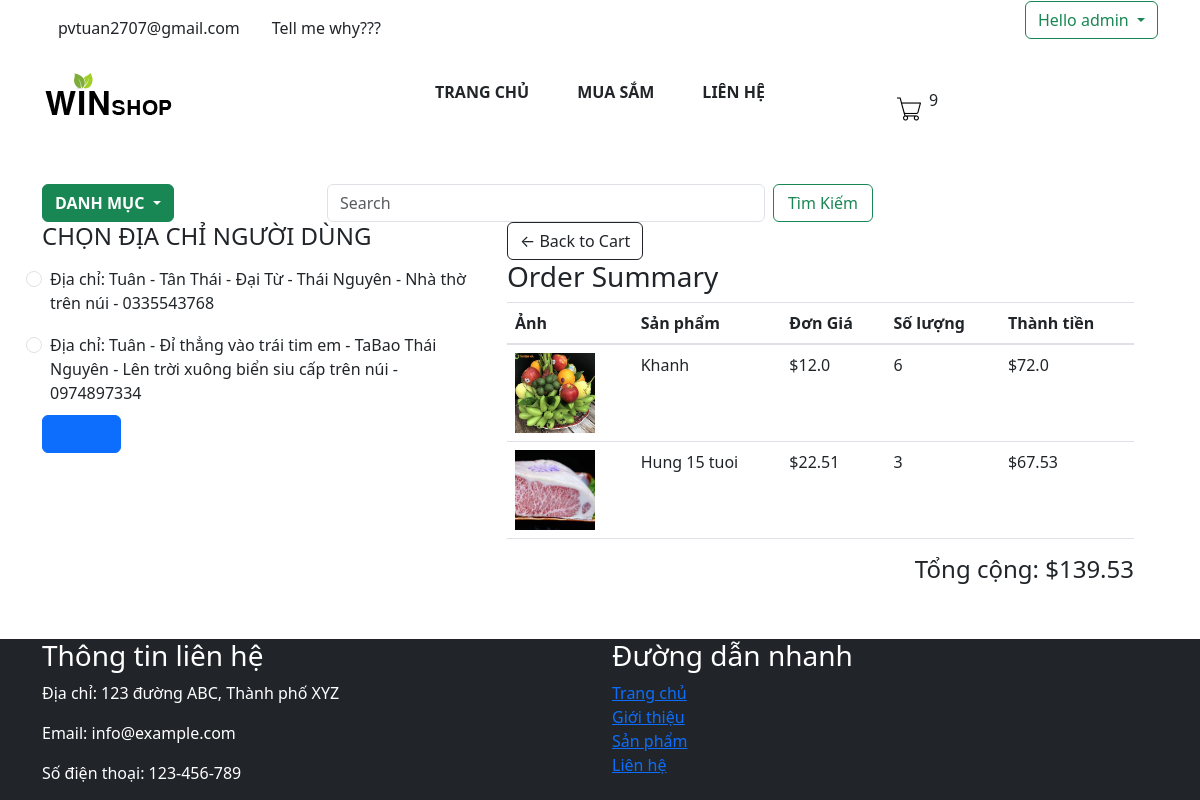
Screenshot of /checkout/ (signed in) with the database file from the repository.
### app/models.py (models this page shows, shortened)
class Order(models.Model):
    customer = models.ForeignKey(User, on_delete=models.SET_NULL, null=True, blank=True)
    date_order = models.DateTimeField(auto_now_add=True)
    complete = models.BooleanField(default=False, null=True, blank=False)
    transaction_id = models.CharField(max_length=200, null=True)
    @property
    def get_cart_item(self):
        orderitems = self.orderitem_set.all()
        total = sum([item.quantity for item in orderitems])
        return total
    @property
    def get_cart_total(self):
        orderitems = self.orderitem_set.all()
        total = sum([item.get_total for item in orderitems])
        return total

class OrderItem(models.Model):
    product = models.ForeignKey(Product, on_delete=models.SET_NULL, null=True, blank=True)
    order = models.ForeignKey(Order, on_delete=models.SET_NULL, null=True, blank=True)
    quantity = models.IntegerField(default=0, null=True, blank=True)
    date_added = models.DateTimeField(auto_now_add=True)
    @property
    def get_total(self):
        total = self.product.price * self.quantity
        return total

class Adress(models.Model):
    customer = models.ForeignKey(User, on_delete=models.SET_NULL, null=True, blank=True)
    adress = models.CharField(max_length=200, null=True)
    city = models.CharField(max_length=200, null=True)
    state = models.CharField(max_length=200, null=True)
    mobile = models.CharField(max_length=200, null=True)
    date_added = models.DateTimeField(auto_now_add=True)

class Product(models.Model):
    name = models.CharField(max_length=200, null=True)
    category = models.ManyToManyField(Category, related_name='product_category')
    price = models.FloatField()
    describe = models.CharField(max_length=300, null=True)
    digital = models.BooleanField(default=False, null=True, blank=False)
    image = models.ImageField(null=True, blank=True)
    @property
    def ImageURL(self):
        try:
            url = self.image.url
        except:
            url = ''
        return url

### app/views.py (the view)
# urls.py: path('checkout/', views.checkout, name="checkout"),
def checkout(request):
    categories = Category.objects.filter(is_sub=False)  # lấy các danh mục lớn
    form = AddressForm()
    if request.user.is_authenticated:
        customer = request.user
        allAddress = Adress.objects.filter(customer=customer)
        order, created = Order.objects.get_or_create(customer=customer, complete=False)
        items = order.orderitem_set.all()
        user_not_login = "hidden"
        user_login = "show"
        for item in items:
            item.total = item.product.price * item.quantity
    else:
        allAddress = None
        order = None
        items = []
        user_not_login = "show"
        user_login = "hidden"
    if allAddress is not None and allAddress.exists():
        form_hidden = "hidden"
        form_show = "show"
    else:
        form_hidden = "show"
        form_show = "hidden"
    context = {'categories':categories , 'items': items, 'order': order, 'user_login': user_login,
               'user_not_login': user_not_login, 'form': form, 'allAddress': allAddress,
               'form_hidden': form_hidden, 'form_show': form_show}
    return render(request, 'app/checkout.html', context)

### app/views.py
class AddressForm(forms.Form):
    address = forms.CharField(max_length=200, widget=forms.TextInput(attrs={'placeholder': 'Adress.....', 'class': 'form-control'}) )
    city = forms.CharField(max_length=200, widget=forms.TextInput(attrs={'placeholder': 'City.....', 'class': 'form-control'}))
    state = forms.CharField(max_length=200, widget=forms.TextInput(attrs={'placeholder': 'State.....', 'class': 'form-control'}))
    mobile = forms.CharField(max_length=200, widget=forms.TextInput(attrs={'placeholder': 'Mobile.....', 'class': 'form-control'}))

### app/templates/app/checkout.html (shortened to what this page needs)
{% extends 'app/base.html' %}
{% load static %}
{% block content_checkout %}
    <div class="container">
        <div class="row" style="width:100%">
            <div class="col-md-5">
                <div class="box-element" id="form-wrapper">
                    <form id="form" method="POST" action="">
                        {% if form_show == "show" %}
                            <div id="shipping-info" class="form-show">
                            <h4>CHỌN ĐỊA CHỈ NGƯỜI DÙNG</h4>
                                {% for address in allAddress %}
                                    <div class="form-check p-2">
                                        <input class="form-check-input" type="radio" name="address" id="address{{ forloop.counter }}" value="{{ forloop.counter }}"
                                               data-firstname="{{ address.customer.first_name }}" data-address="{{ address.address }}" data-city="{{ address.city }}"
                                               data-state="{{ address.state }}" data-mobile="{{ address.mobile }}">
                                        <label class="form-check-label" for="address{{ forloop.counter }}">
                                            Địa chỉ: {{ address.customer.first_name }} - {{ address.adress }} - {{ address.city }} - {{ address.state }} - {{ address.mobile }}
                                        </label>
                                    </div>
                                {% endfor %}
                            </div>
                        {% endif %}
                        <button type="submit" class="btn btn-primary"><a href="{% url 'address' %}">Submit</a></button>
                    </form>
                </div>
            </div>
            <div class="col-md-7">
                <div class="box-element">
                    <a  class="btn btn-outline-dark" href="{% url 'cart' %}">&#x2190; Back to Cart</a>
                    <h3>Order Summary</h3>
                    <table class="table">
                        <thead>
                          <tr>
                            <th>Ảnh</th>
                            <th>Sản phẩm</th>
                            <th>Đơn Giá</th>
                            <th>Số lượng</th>
                            <th>Thành tiền</th>
                          </tr>
                        </thead>
                        <tbody>
                          {% for item in items %}
                          <tr>
                            <td> <img style="height: 80px; width: auto;" src="{{item.product.ImageURL}}"/> </td>
                            <td>{{item.product.name}}</td>
                            <td>${{item.product.price}}</td>
                            <td>{{item.quantity}}</td>
                            <td>${{ item.total }}</td>
                          </tr>
                          {% endfor %}
                        </tbody>
                      </table>
                      <div class="text-right">
                        <h4>Tổng cộng: ${{order.get_cart_total}}</h4>
                      </div>
                </div>
            </div>
        </div>
    </div>
{% endblock content_checkout %}

### app/templates/app/base.html (shortened to what this page needs)
{% load static %}
<!DOCTYPE html>
<html>
    <head>
        <link rel="stylesheet" href="{%static 'app/css/style.css' %}">
        <link rel="stylesheet" href="{%static 'app/css/all.min.css' %}">
        <link rel="stylesheet" href="{%static 'app/css/owl.carousel.css' %}">
        <link rel="stylesheet" href="{%static 'app/css/bootstrap.min.css' %}">
        <link rel="stylesheet" href="https://stackpath.bootstrapcdn.com/bootstrap/4.5.2/css/bootstrap.min.css">
        <link rel="stylesheet" href="https://maxcdn.bootstrapcdn.com/bootstrap/4.5.2/css/bootstrap.min.css">
        <link href="https://cdn.jsdelivr.net/npm/bootstrap@5.3.0/dist/css/bootstrap.min.css" rel="stylesheet">
    </head>
    <body>
        <div class="container">
            <div class="row align-items-center">
                <div class="col-8">
                <ul class="d-flex list-unstyled">
                    <li class="m-3">pvtuan2707@gmail.com</li>
                    <li class="m-3">Tell me why???</li>
                </ul>
            </div>
            <div class="col-4 align-items-center">
                <div class="dropdown justify-content-sm-end">
                    <a  class="btn btn-outline-success dropdown-toggle float-right"
                             type="button" id="dropdownMenuButton" data-bs-toggle="dropdown" aria-haspopup="true"
                             aria-expanded="false" style="visibility: {{ user_login }}">
                        Hello {{request.user}}
                    </a>
                    <ul class="navbar d-flex list-unstyled ">
                    </ul>
                </div>
            </div>
            <div class="container">
                <div class="row">
                    <div class="col-md-3">
                        <a href="{% url 'home' %}"><img src="{% static 'app/images/logo.png'%}" alt="Logo"></a>
                    </div>
                    <div class="col-md-6">
                        <div class="d-flex justify-content-center">
                            <a class="nav-link m-lg-2 pl-3 pr-3 font-weight-bold" href="{% url 'home' %}">TRANG CHỦ</a>
                            <a class="nav-link m-lg-2 pl-3 pr-3 font-weight-bold" href="{% url 'home' %}">MUA SẮM</a>
                            <a class="nav-link m-lg-2 pl-3 pr-3 font-weight-bold" href="#">LIÊN HỆ</a>
                        </div>
                    </div>
                    <div class="col-md-3">
                        <ul class="navbar list-inline justify-content-lg-start">
                            <li class="nav-item d-flex">
                            <a class="nav-link" href="{% url 'cart' %}">
                              <img  src="{% static 'app/images/shopping-cart.png'%}" width="24" height="24"/>
                            </a>
                        </li>
                            <p class="p-2"> {{order.get_cart_item}}</p>
                        </ul>
                    </div>
                </div>
            </div>
        <div class="container mt-4">
            <div class="row">
                <div class="col-md-3">
                    <div class="dropdown">
                        <button class="btn btn-success dropdown-toggle font-weight-bold" type="button" id="dropdownMenuButton" data-bs-toggle="dropdown" aria-haspopup="true" aria-expanded="false">
                            DANH MỤC
                        </button>
                    </div>
                </div>
                <div class="col-md-6">
                    <form class="d-flex">
                        <input class="form-control me-2" type="search" placeholder="Search" aria-label="Search">
                        <button style="min-width: 100px" class="btn btn-outline-success" type="submit">Tìm Kiếm</button>
                    </form>
                </div>
            </div>
        </div>
            </div>
        </div>
          {% block content_checkout %}{% endblock content_checkout %}
          <footer class="footer bg-dark text-white mt-5">
            <div class="container">
              <div class="row">
                <div class="col-md-6">
                  <h3>Thông tin liên hệ</h3>
                  <p>Địa chỉ: 123 đường ABC, Thành phố XYZ</p>
                  <p>Email: info@example.com</p>
                  <p>Số điện thoại: 123-456-789</p>
                </div>
                <div class="col-md-6">
                  <h3>Đường dẫn nhanh</h3>
                  <ul class="list-unstyled">
                    <li><a href="#">Trang chủ</a></li>
                    <li><a href="#">Giới thiệu</a></li>
                    <li><a href="#">Sản phẩm</a></li>
                    <li><a href="#">Liên hệ</a></li>
                  </ul>
                </div>
              </div>
            </div>
          </footer>
    </body>
</html>

### rows the page displays
Order: get_cart_item "9", get_cart_total "139.53"
Adress: customer.first_name "Tuân", adress "Tân Thái - Đại Từ", city "Thái Nguyên", state "Nhà thờ trên núi", mobile "0335543768"
Adress: customer.first_name "Tuân", adress "Đỉ thẳng vào trái tim em", city "TaBao Thái Nguyên", state "Lên trời xuông biển siu cấp trên núi", mobile "0974897334"
OrderItem: product.ImageURL (picture), product.name "Khanh", product.price "12.0", quantity "6", total "72.0"
OrderItem: product.ImageURL (picture), product.name "Hung 15 tuoi", product.price "22.51", quantity "3", total "67.53"

### other values shown
{{ request.user }} "admin"
